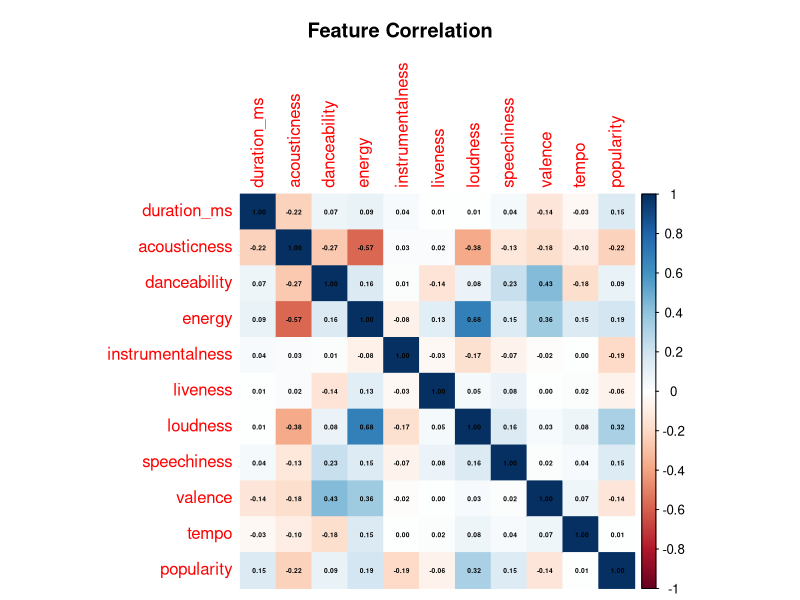
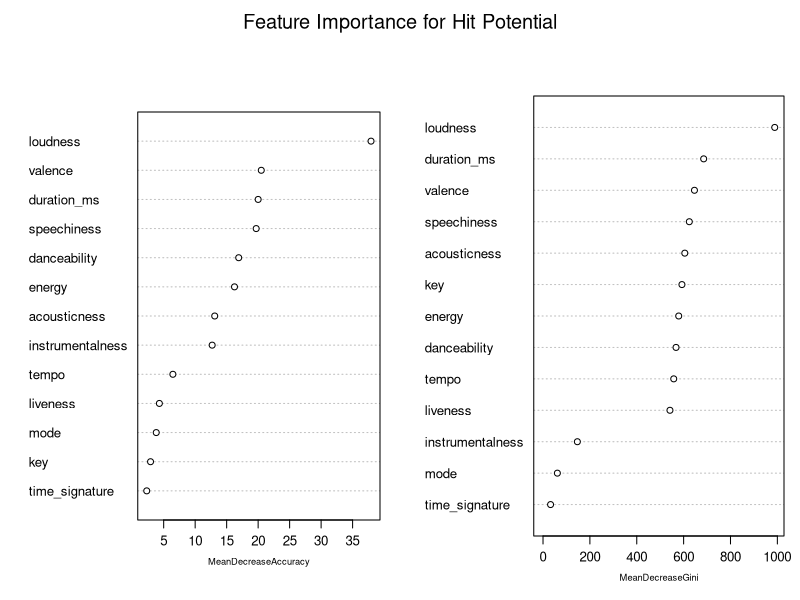

Write R code to recreate these figures, in order.
# 1. Basic setup

library(tidyverse)

install.packages("caret")
library(caret)

library(corrplot)
library(randomForest)
library(dplyr)

#2. Load dataset
data <- read.csv("acoustic_features.csv")

#3. Data pre-processing
#3.1 Create a binary categorical variable
data$is_hit <- ifelse(data$popularity >= 50, "Yes", "No") 
data$is_hit <- as.factor(data$is_hit)

#3.2 Remove irrelated data
model_data <- data %>% select(-song_id, -popularity, -year) 

#3.3 Convert categorical musical features to factors
model_data$key <- as.factor(model_data$key)
model_data$mode <- as.factor(model_data$mode)
model_data$time_signature <- as.factor(model_data$time_signature)

#4. Exploratior data analysis (EDA)
#4.1 Generate a correlation matrix heat map to visualize relationships between variables
numeric_data <- data %>% select(duration_ms, acousticness, danceability, 
                                energy, instrumentalness, liveness, 
                                loudness, speechiness, valence, tempo, popularity)
cor_matrix <- cor(numeric_data)
corrplot(cor_matrix, method = "color", addCoef.col = "black",number.cex = 0.4, title = "Feature Correlation",mar = c(0, 0, 3, 0))

#5. Train-Test Split
#5.1 split the data into training (80%) and testing (20%) sets
set.seed(42)
trainIndex <- createDataPartition(model_data$is_hit, p = .8, list = FALSE)
train_set <- model_data[trainIndex,]
test_set  <- model_data[-trainIndex,]

#6. Random Forest Model
#6.1 Create random forest model
rf_model <- randomForest(is_hit ~ ., data = train_set, 
                         ntree = 100, importance = TRUE)

#6.2 Evaluate model
predictions <- predict(rf_model, test_set) #Use the trained Random Forest model to predict outcomes for the test set
conf_matrix <- confusionMatrix(predictions, test_set$is_hit) #Compare predictions against actual values using a confusion matrix
print(conf_matrix) #Model's accuracy

#6.3 Check important feature for popularity song
importance_plot <- varImpPlot(rf_model, 
                              cex = 0.8, 
                              cex.lab = 0.7, 
                              main = "Feature Importance for Hit Potential")
#7. Logistic regression model
#7.1 Create logistic regression model
logit_model <- glm(is_hit ~ ., data = train_set, family = "binomial")

#7.2 Evaluate model
#7.2.1 Use the trained Logistic regression model to predict outcomes for the test set
prob_predictions <- predict(logit_model, test_set, type = "response")

#7.2.2 Convert probability predictions to binary classes
class_predictions <- ifelse(prob_predictions > 0.5, "Yes", "No")

#7.2.3 Calculate the classification error rate
class_error<-mean(class_predictions != test_set$is_hit)

#7.2.3 Calculate the classification accuracy rate
print(paste('Accuracy',1-class_error))

#7.2.4 Display the summary statistics for the logistic regression model to evaluate coefficient significance
summary(logit_model)












